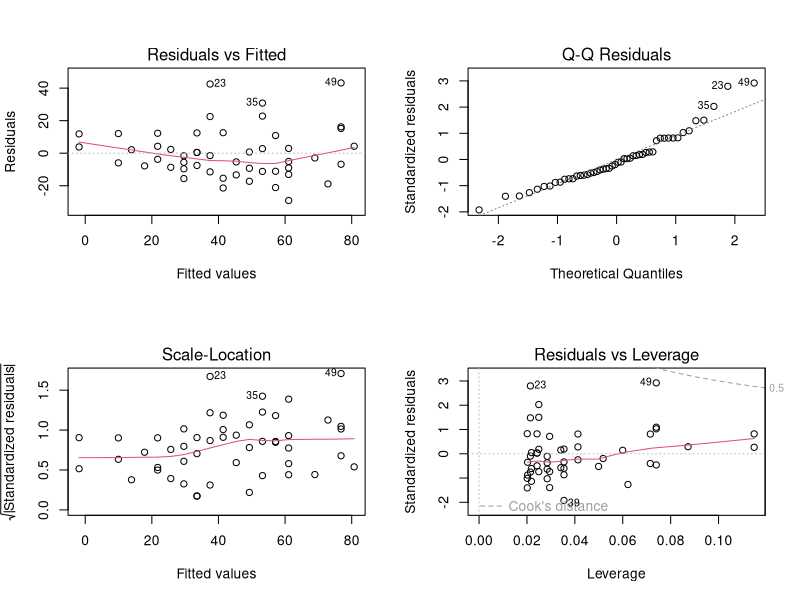

Write the R code that produced this figure.
## ---- chunk 1
knitr::opts_chunk$set(echo = TRUE)
## ---- chunk 2
x <- c(12,7,3,4.2,18,2,54,-21,8,-5)

mean(x, trim = 0, na.rm = FALSE)

median(x, na.rm = FALSE)


funMode <- function(v) {
   uq<- unique(v)
   uq[which.max(tabulate(match(v, uq)))]
}

funMode(x)

## ---- chunk 3

x <- c(12,7,3,4.2,18,2,54,-21,8,-5)
sd(x, na.rm = FALSE)

## ---- chunk 4
linearMod <- lm(dist ~ speed, data=cars)
summary(linearMod)
par(mfrow = c(2, 2))
plot(linearMod)
## ---- chunk 5
library(e1071)

duration = faithful$eruptions
## ---- chunk 6
var(duration)
## ---- chunk 7
skewness(duration)
## ---- chunk 8
kurtosis(duration)
